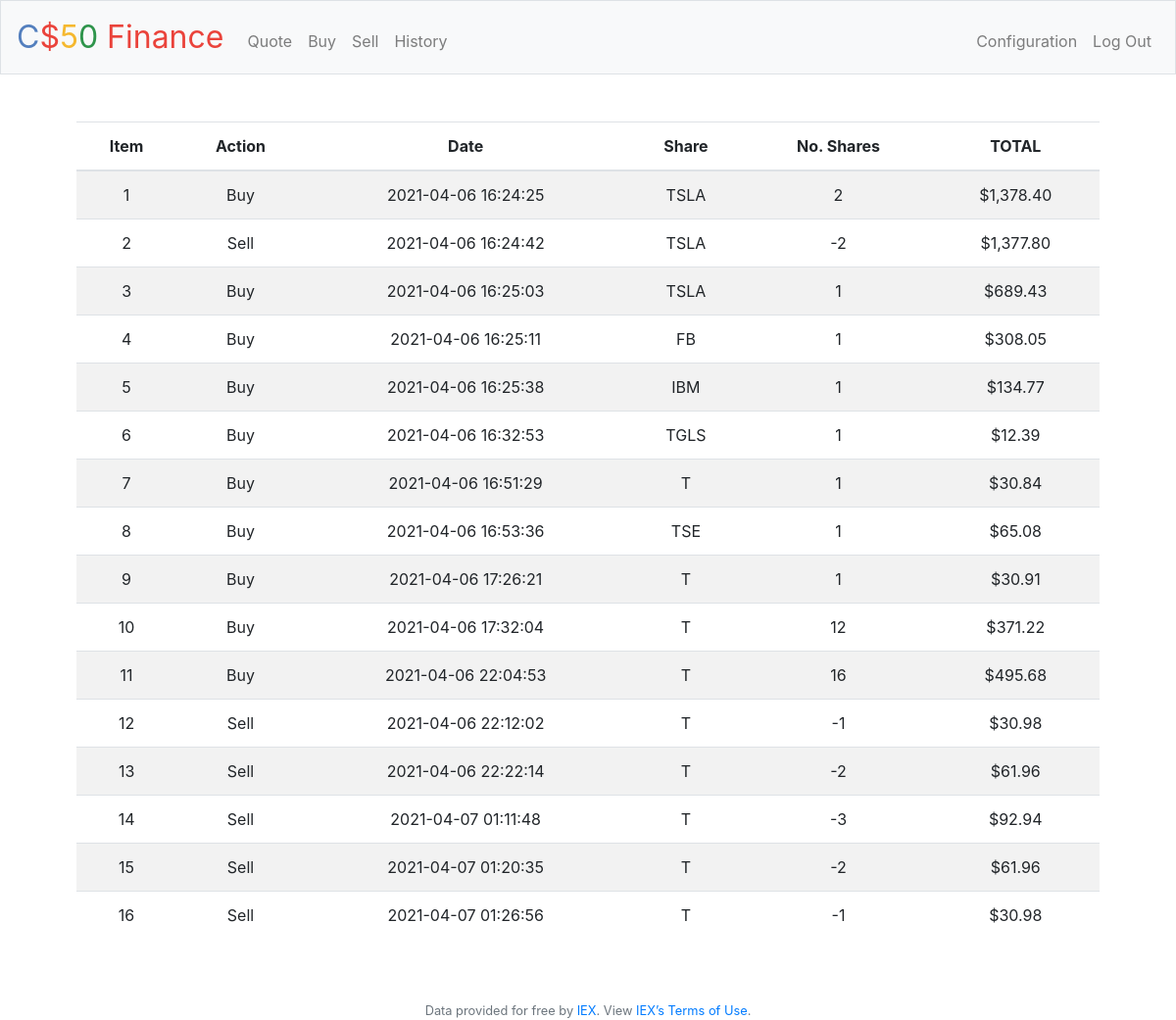
Page /history (signed in) on the earlier database version.
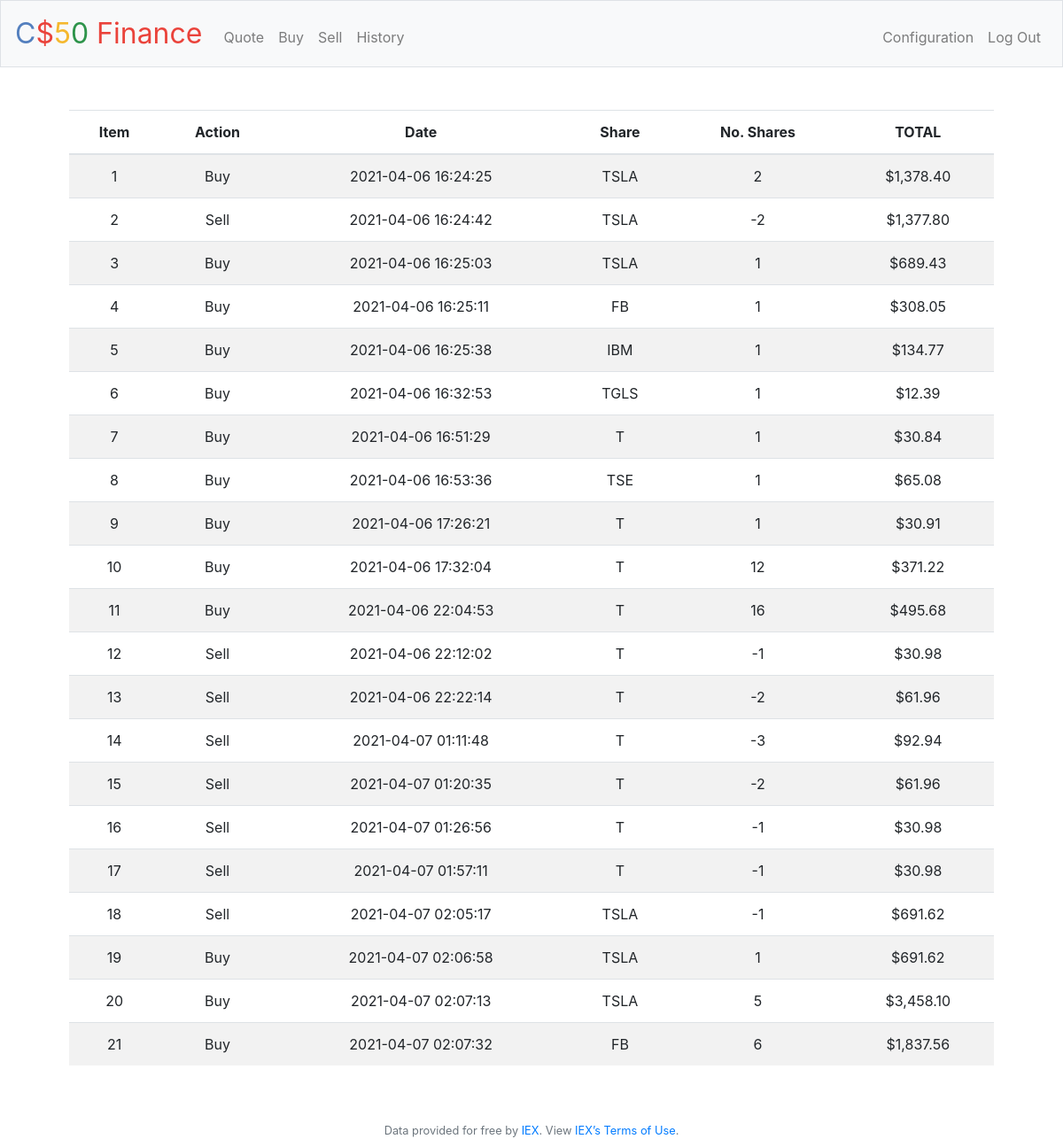
Same page on the later database version.
### tables this page shows
CREATE TABLE transactions (
id INTEGER, 
user_id INTEGER NOT NULL,
action INTEGER NOT NULL,
date DATETIME NOT NULL,
share TEXT NOT NULL,
no_shares INTEGER NOT NULL,
value DECIMAL NOT NULL,
PRIMARY KEY(id),
FOREIGN KEY(user_id) REFERENCES users(id));

### application.py (the view)
@app.route("/history")
@login_required
def history():
    historic = db.execute("SELECT id, action, date, share, no_shares, value FROM transactions WHERE user_id = ?", session["user_id"])
    return render_template("history.html", historic=historic)

### application.py (called while the page is built)
@app.after_request
def after_request(response):
    response.headers["Cache-Control"] = "no-cache, no-store, must-revalidate"
    response.headers["Expires"] = 0
    response.headers["Pragma"] = "no-cache"
    return response

### helpers.py (called while the page is built)
def login_required(f):
    @wraps(f)
    def decorated_function(*args, **kwargs):
        if session.get("user_id") is None:
            return redirect("/login")
        return f(*args, **kwargs)
    return decorated_function

def usd(value):
    return f"${value:,.2f}"

### templates/history.html (shortened to what this page needs)
{% extends "layout.html" %}
{% block main %}
    <div class="form-group">
        <table class="table table-striped">
            <thead>
                <tr>
                    <th scope="col">Item</th>
                    <th scope="col">Action</th>
                    <th scope="col">Date</th>
                    <th scope="col">Share</th>
                    <th scope="col">No. Shares</th>
                    <th scope="col">TOTAL</th>
                </tr>
            </thead>
            <tbody>
                {% for row in historic %}
                    <tr>
                        <td>{{ row.id }}</td>
                        <td>{{ row.action }}</td>
                        <td>{{ row.date }}</td>
                        <td>{{ row.share }}</td>
                        <td>{{ row.no_shares }}</td>
                        <td>{{ row.value | usd }}</td>
                    </tr>
                {% endfor %}
            </tbody>
        </table>
    </div>
{% endblock %}

### templates/layout.html (shortened to what this page needs)
<!DOCTYPE html>
<html lang="en">
    <head>
        <link rel="stylesheet" href="https://cdn.jsdelivr.net/npm/bootstrap@4.5.3/dist/css/bootstrap.min.css">
        <link href="/static/styles.css" rel="stylesheet">
    </head>
    <body>
        <nav class="navbar navbar-expand-md navbar-light bg-light border">
            <a class="navbar-brand" href="/"><span class="blue">C</span><span class="red">$</span><span class="yellow">5</span><span class="green">0</span> <span class="red">Finance</span></a>
            <div class="collapse navbar-collapse" id="navbar">
                {% if session.user_id %}
                    <ul class="navbar-nav mr-auto mt-2">
                        <li class="nav-item"><a class="nav-link" href="/quote">Quote</a></li>
                        <li class="nav-item"><a class="nav-link" href="/buy">Buy</a></li>
                        <li class="nav-item"><a class="nav-link" href="/sell">Sell</a></li>
                        <li class="nav-item"><a class="nav-link" href="/history">History</a></li>
                    </ul>
                    <ul class="navbar-nav ml-auto mt-2">
                        <li class="nav-item"><a class="nav-link" href="/configuration">Configuration</a></li>
                        <li class="nav-item"><a class="nav-link" href="/logout">Log Out</a></li>
                    </ul>
                {% else %}
                    <ul class="navbar-nav ml-auto mt-2">
                        <li class="nav-item"><a class="nav-link" href="/register">Register</a></li>
                        <li class="nav-item"><a class="nav-link" href="/login">Log In</a></li>
                    </ul>
                {% endif %}
            </div>
        </nav>
        <main class="container p-5">
            {% block main %}{% endblock %}
        </main>
        <footer class="small text-center text-muted">
            Data provided for free by <a href="https://iextrading.com/developer">IEX</a>. View <a href="https://iextrading.com/api-exhibit-a/">IEX’s Terms of Use</a>.
        </footer>
    </body>
</html>

### static/styles.css (style rules this page uses)
nav .navbar-brand { font-size: xx-large; }
nav .navbar-brand .blue { color: #537fbe; }
nav .navbar-brand .red { color: #ea433b; }
nav .navbar-brand .yellow { color: #f5b82e; }
nav .navbar-brand .green { color: #2e944b; }
main { overflow-x: auto; text-align: center; }

Differences in the rows shown:
added transactions: id "17", action "Sell", date "2021-04-07 01:57:11", share "T", no_shares "-1", value "$30.98"
added transactions: id "18", action "Sell", date "2021-04-07 02:05:17", share "TSLA", no_shares "-1", value "$691.62"
added transactions: id "19", action "Buy", date "2021-04-07 02:06:58", share "TSLA", no_shares "1", value "$691.62"
added transactions: id "20", action "Buy", date "2021-04-07 02:07:13", share "TSLA", no_shares "5", value "$3,458.10"
added transactions: id "21", action "Buy", date "2021-04-07 02:07:32", share "FB", no_shares "6", value "$1,837.56"
